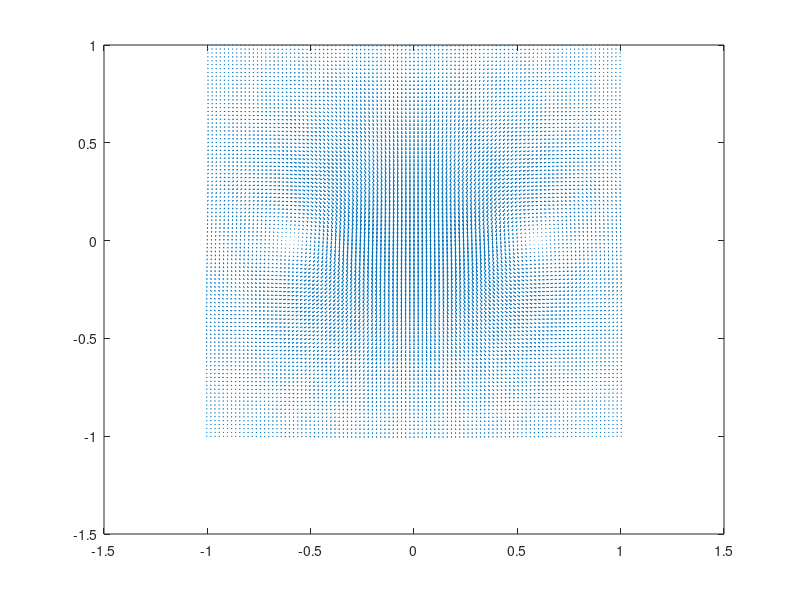

MATLAB code to generate this figure: (Note: this script raises an error after producing the figure.)
%% Petit test pour voir les champs de vitesse

clear all;  
% close all;
dx = 0.02;
dy=dx;
x = [-1:dx:1];
y = [-1:dy:1];
[xx,yy] = meshgrid(x,y);

% positions_vortices = {[-0.5,-0.5],[-0.5,0.5],[0.5,0.5],[0.5,-0.5]};
% gamma_vortices  =    {1,-1,1,-1};
positions_vortices = {[-0.5,0], [0.5,0]};
gamma_vortices  =    {-1, 1};


u = zeros(size(xx,1),size(xx,2));
v = zeros(size(xx,1),size(xx,2));

delta = 0.1;

for i=1:length(positions_vortices)
    gamma = gamma_vortices{i};
    temp = positions_vortices{i};
    xc = temp(1);
    yc = temp(2);
    
    %vortices
     u = u - gamma*(yy-yc)./(2*pi*((xx-xc).^2 + (yy-yc).^2 + delta));
     v = v + gamma*(xx-xc)./(2*pi*((xx-xc).^2 + (yy-yc).^2 + delta));
%     
% %     %source
%      u = u + gamma*(xx-xc)./(2*pi*((xx-xc).^2 + (yy-yc).^2 + delta));
%      v = v + gamma*(yy-yc)./(2*pi*((xx-xc).^2 + (yy-yc).^2 + delta));
end


% u = yy.*exp(-(xx.^2 + yy.^2));
% v = -xx.*exp(-(xx.^2 + yy.^2));
% 
figure;
quiver(xx,yy,u,v);

velocityField = zeros(size(xx,1),size(xx,2),2);
velocityField(:,:,1) = u;
velocityField(:,:,2) = v;

%% test ode45


tspan = [0 20];
x0 = [0.2 0.2];

% velocityFunc = @(t,x) squeeze(velocity_interp(x(1), x(2), t ,xx, yy, squeeze(velocityField(:,:,1)), squeeze(velocityField(:,:,2))));
velocityFunc = @(t,x) velocity_vortex(x,t,positions_vortices, gamma_vortices);

[t,x] = ode45(velocityFunc,tspan,x0);

figure;
plot(x(:,1),x(:,2));

%% Throw many particles
xxf = xx; %zeros(size(xx));
yyf = yy; %zeros(size(xx));
deltaT_plot = 2;
current_tspan = [tspan(1) deltaT_plot];

figure
[xxplot, yyplot] = meshgrid(-5:dx:5,-5:dy:5);
while current_tspan(end)<tspan(end)
    %% Convect particles
    current_tspan = current_tspan + deltaT_plot;
    for i=1:size(xx,1)
        i/size(xx,1)*100
        parfor j=1:size(xx,2)
            x0=[xxf(i,j),yyf(i,j)]';
            [t,x] = ode45(velocityFunc,current_tspan,x0);
            xxf(i,j) = x(end,1);
            yyf(i,j) = x(end,2);
        end
    end
    
    %% Density
    figure(30)
    density = zeros(size(xxplot));
    nTotalParticles = numel(xx);
    for i=1:size(xxplot,1)
        for j=1:size(xxplot,2)
            tempDistance = (xxf-xxplot(i,j)).^2 + (yyf-yyplot(i,j)).^2 - (dx^2 + dy^2);
            temp2 = tempDistance<0;
            density(i,j) = sum(sum(temp2))/nTotalParticles;
        end
    end
    % surf(xx,yy,density);
    contourf(xxplot,yyplot,density);
    axis square
    caxis([0 1e-3])
    colorbar
    shading flat
    drawnow
end

%% Plot final density
figure;
plot(xxf,yyf,'+', 'Color', 'b')

%% Density computation
density = zeros(size(xx));
nTotalParticles = numel(xx);
for i=1:size(xx,1)
    for j=1:size(xx,2)
        tempDistance = (xxf-xx(i,j)).^2 + (yyf-yy(i,j)).^2 - (dx^2 + dy^2);
        temp2 = tempDistance<0;
        density(i,j) = sum(sum(temp2))/nTotalParticles;
    end
end

figure;
% surf(xx,yy,density);
contourf(xx,yy,density);
axis square
caxis([0 1e-3])
colorbar